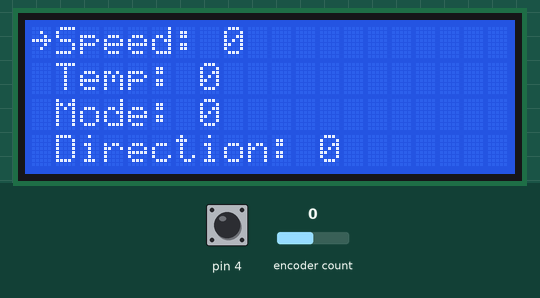
Bench run of a sketch on a simulated Arduino Uno, built with avr-gcc and run on an emulated ATmega328P. Shown: 20×4 character LCD. Inputs (shaded band) come from the test bench; at power-on: encoder count 0, pin 4 HIGH.

Above: at 1.3 s.
1.4 s: encoder count set to 4
At 2.1 s:
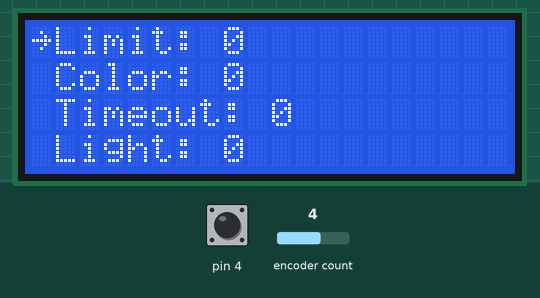
3.0 s: encoder count set to 8
At 4.2 s:
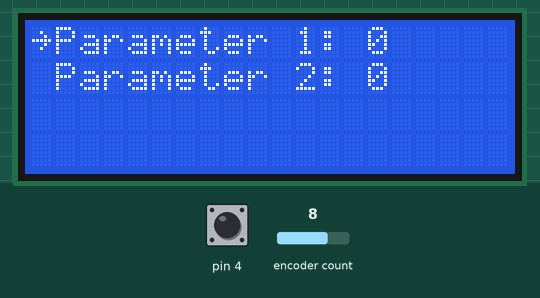
4.6 s: encoder count set to 9
At 5.7 s:
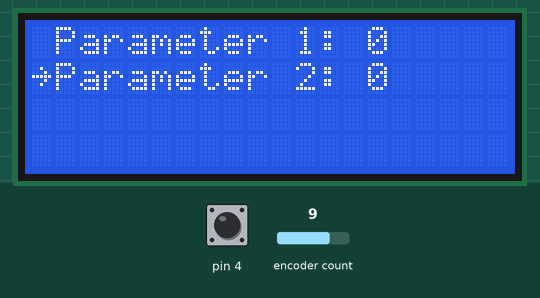
Timing chart, 0 to 7.6 s (numbered marks = the images above; inputs shaded):
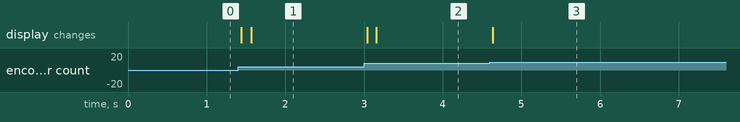

Measured:
- after the input at 1.4 s, the display: first changes at once (image 1 shows a later state)
- after the input at 3.0 s, the display: first changes at once (image 2 shows a later state)
- after the input at 4.6 s, the display: changes at once (image 3)

The sketch:

menuLinear.ino
```cpp
// пример с линейным меню
#define LINES 4   // количество строк дисплея
#define SETTINGS_AMOUNT 10  // количество настроек

// пины энкодера
#define CLK 2
#define DT 3
#define SW 4

#include "GyverEncoder.h"
Encoder enc1(CLK, DT, SW);  // для работы c кнопкой

#include <LiquidCrystal_I2C.h>
LiquidCrystal_I2C lcd(0x27, 20, 4); // адрес 0x27 или 0x3f

int vals[SETTINGS_AMOUNT];  // массив параметров
int8_t arrowPos = 0;
int8_t screenPos = 0; // номер "экрана"

// названия параметров
const char *settingsNames[]  = {
  "Speed",
  "Temp",
  "Mode",
  "Direction",
  "Limit",
  "Color",
  "Timeout",
  "Light",
  "Parameter 1",
  "Parameter 2",
};

void setup() {
  Serial.begin(9600);
  enc1.setType(TYPE2);

  lcd.init();
  lcd.backlight();
  printGUI();
}

void loop() {
  enc1.tick();

  if (enc1.isTurn()) {
    int increment = 0;  // локальная переменная направления

    // получаем направление
    if (enc1.isRight()) increment = 1;
    if (enc1.isLeft()) increment = -1;
    arrowPos += increment;  // двигаем курсор
    arrowPos = constrain(arrowPos, 0, SETTINGS_AMOUNT - 1); // ограничиваем

    increment = 0;  // обнуляем инкремент
    if (enc1.isRightH()) increment = 1;
    if (enc1.isLeftH()) increment = -1;
    vals[arrowPos] += increment;  // меняем параметры

    printGUI();
  }
}

void printGUI() {
  lcd.clear();
  screenPos = arrowPos / LINES;   // ищем номер экрана (0..3 - 0, 4..7 - 1)

  for (byte i = 0; i < LINES; i++) {  // для всех строк
    lcd.setCursor(0, i);              // курсор в начало

    // если курсор находится на выбранной строке
    if (arrowPos == LINES * screenPos + i) lcd.write(126);  // рисуем стрелку
    else lcd.write(32);     // рисуем пробел

    // если пункты меню закончились, покидаем цикл for
    if (LINES * screenPos + i == SETTINGS_AMOUNT) break;

    // выводим имя и значение пункта меню
    lcd.print(settingsNames[LINES * screenPos + i]);
    lcd.print(": ");
    lcd.print(vals[LINES * screenPos + i]);
  }
}
```
